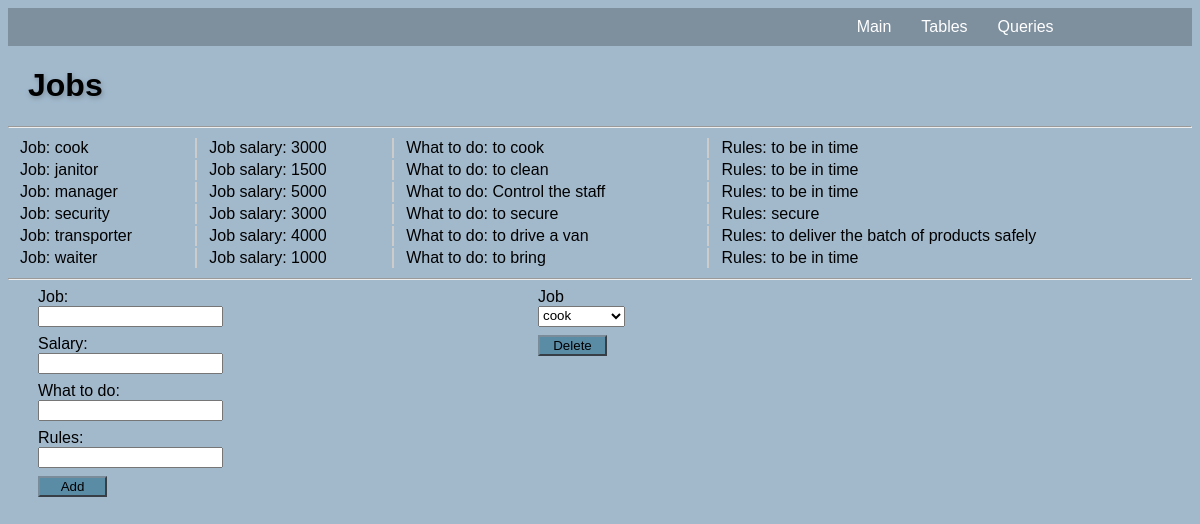
The page /tables/jobs on the database its author committed.
### Tables/models.py (models this page shows, shortened)
class Jobs(models.Model):
    idjob = models.AutoField( primary_key=True)
    jobname = models.CharField("Job", max_length=20, null=False)
    jobsalary = models.IntegerField("Salary", null=False)
    jobtodo = models.CharField("What to do", max_length=45, null=False)
    jobrules = models.CharField("Rules", max_length=45, null=False)

### Tables/views.py (the view)
def jobs(request):
    jform = JobForm()
    if request.method == 'POST':
        if "Add" in request.POST:
            jform = JobForm(request.POST)
            if jform.is_valid():
                job = jform.save(commit=False)
                job.save()
                jform = JobForm()
    elif request.method == 'GET':
        if "Delete" in request.GET:
            deljobname = request.GET['jobname']
            Jobs.objects.filter(jobname=deljobname).delete()
    else:
        jform = JobForm()
    return render(request, 'jobs.html', {'jobs': Jobs.objects.all().order_by('jobname'), 'form': jform, 'jobnames':Jobs.objects.order_by('jobname').values_list('jobname', flat=True).distinct()})

### Tables/forms.py
class JobForm(forms.ModelForm):
    class Meta:
        model = Jobs
        fields = ['idjob', 'jobname', 'jobsalary', 'jobtodo', 'jobrules']

### templates/jobs.html (shortened to what this page needs)
<!DOCTYPE html>
<html lang="en">
<head>
    {% load static %}
    <link rel="stylesheet" href="{% static 'style.css' %}">
</head>
<body>
<header>
    <div class="nav">
      <ul class="menu">
        <li><a href=#>Queries</a>
    </li>
    <li><a href=#>Tables</a>
    </li>
    <li><a href="index">Main</a></li>
</ul>
    </div>
  </header>
<H1>Jobs</H1><HR>
<table width=100%>
    {% for job in jobs %}
        <tr>
            <td>Job: {{job.jobname}}</td>
            <td>Job salary: {{job.jobsalary}}</td>
            <td>What to do: {{job.jobtodo}}</td>
            <td style="border-right:None">Rules: {{job.jobrules}}</td>
        </tr>
    {% endfor %}
</table>
<hr>
<div style="width:100%;">
<form method="POST" style="width:500px;display: inline-block; margin-left: 20px;padding-left: 10px;"> {% csrf_token %}
    {%for field in form%}
        <label class="control-label">{{field.label_tag}}</label>
        <div style="padding-bottom:8px">{{field}}</div>
    {%endfor%}
    <button type="submit" name="Add">Add</button> </form>
<form method="GET" style="width:500px;display: inline-block; position: absolute">
    <label>Job</label><br>
    <select name="jobname" required="" style="margin-bottom:8px; padding-bottom:2px">
        {% for jobname in jobnames %}
            <option>{{jobname}}</option>
        {%endfor%}
    </select><br>
    <button type="submit" name="Delete" >Delete</button> </form>
</div>
</body>
</html>

### static/style.css (style rules this page uses)
body { background: #A2B9CC; font-family: 'Oswald', sans-serif; }
button { background-color: #5A8CA6; border-color: #7A8B99; width:69px; margin-bottom: 50px; }
h1 { text-shadow: 1px 2px 5px #7A8B99; font-size-adjust: auto; margin-left: 20px; }
header { margin: 0; padding: 0; background-color: rgba(122, 139, 153, 0.9); }
.nav ul { font-family: 'Oswald', sans-serif; display: block; margin:0; margin-right: 10%; padding: 0; list-style: none; }
.nav ul:after { display: block; content: ' '; clear: both; float: none; }
.nav ul.menu > li { float: right; padding-right:10px; position: relative; }
.nav ul.menu > li > a { display: block; padding: 10px; color: white; text-decoration: none; }
select { max-width:490px; }
td { border-right: 2px solid #ccc; margin-left: 20px; padding-right:5px; padding-left: 10px; }

### rows shown on the page
Jobs: jobname "cook", jobsalary "3000", jobtodo "to cook", jobrules "to be in time"
Jobs: jobname "janitor", jobsalary "1500", jobtodo "to clean", jobrules "to be in time"
Jobs: jobname "manager", jobsalary "5000", jobtodo "Control the staff", jobrules "to be in time"
Jobs: jobname "security", jobsalary "3000", jobtodo "to secure", jobrules "secure"
Jobs: jobname "transporter", jobsalary "4000", jobtodo "to drive a van", jobrules "to deliver the batch of products safely"
Jobs: jobname "waiter", jobsalary "1000", jobtodo "to bring", jobrules "to be in time"

### other values the page prints
{{ field.label_tag }} "Job:" "Salary:" "What to do:" "Rules:"
form field jobname "cook"
